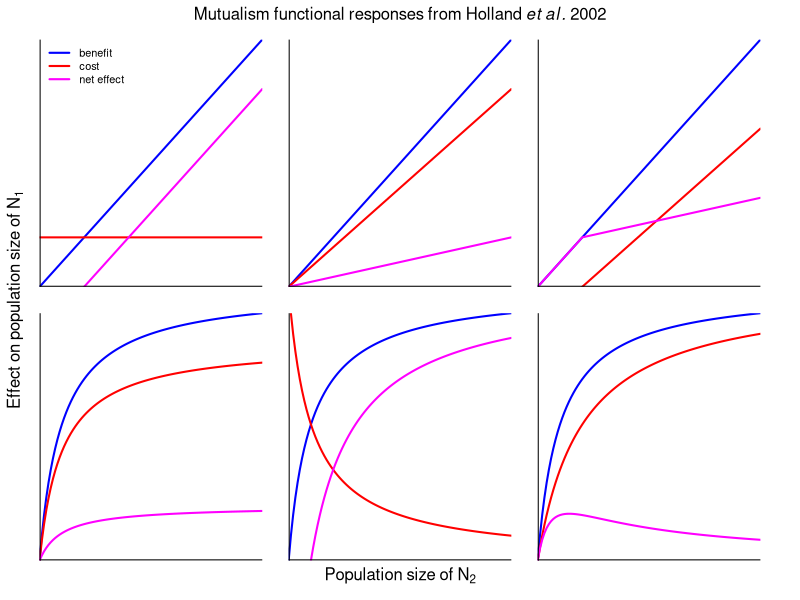

Recreate this plot in R.
# adapted from Holland et al., Ecology, 2002

#paramters
	alpha <- 1
	delta <-  -2
	beta <- -0.8
	epsilon <- 1 #slope of saturating functions
	zeta <- 2 #difference in slopes for the saturating curves

	min <- 0
	max <- 10


# functions
	linear <- function(N2 , alpha = 0 , beta = 0  , delta = 0){
		N1 <- alpha*N2 - (beta*N2 + delta)
	}

	saturate <- function(N2 , asymptote , slope){
		N1 <- (asymptote*N2)/(slope + N2)
	}

	hyperbolic <- function(N2 , asymptote , slope){
		N1 <- (asymptote)/(slope + N2)
	}


# figure
	# setwd("/Users/christophermoore/Desktop/")
	# pdf("MutFuncResp.pdf" , width = 6 , height = 4)
	par(mfrow = c(2,3) , mar = rep(1 , 4) , oma = rep(2 , 4)) # to mimic holland et al. 2002
	# A. NE lineraly increase with constant cost
	curve(linear(N2 = x , alpha = alpha) , from = min , to = max , xaxt = "n" , yaxt = "n" , xlab = "" , ylab = "" , lwd = 2 , col = "#0000FF" , yaxs = "i" , xaxs = "i" , frame = F)
	curve(linear(N2 = x , delta = delta) , from = min , to = max , add = T ,  lwd = 2 , col = "#FF0000")
	curve(linear(N2 = x , alpha = alpha)-linear(N2 = x , delta = delta) , from = min , to = max , xaxt = "n" , yaxt = "n" , xlab = "" , ylab = "" , lwd = 2 , col = "#FF00FF" , add = T)
	abline(v = 0 , h = 0 , col = "#000000" , lwd = 2)
	legend("topleft" , lwd = 2 , col = c("#0000FF" , "#FF0000" , "#FF00FF") , legend = c("benefit" , "cost" , "net effect") , bty = "n")

	# B. NE lineraly increase
	curve(linear(N2 = x , alpha = alpha) , from = min , to = max , xaxt = "n" , yaxt = "n" , xlab = "" , ylab = "" , lwd = 2 , col = "#0000FF" , yaxs = "i" , xaxs = "i" , frame = F)
	curve(linear(N2 = x , beta = beta) , from = min , to = max , add = T ,  lwd = 2 , col = "#FF0000")
	curve((linear(N2 = x , alpha = alpha)-linear(N2 = x , beta = beta)) , from = min , to = max , lwd = 2 , col = "#FF00FF" , add = T)
	abline(v = 0 , h = 0 , col = "#000000" , lwd = 2)

	# C. NE constant
	curve(linear(N2 = x , alpha = alpha) , from = min , to = max , xaxt = "n" , yaxt = "n" , xlab = "" , ylab = "" , lwd = 2 , col = "#0000FF" , yaxs = "i" , xaxs = "i" , frame = F)
	curve(linear(N2 = x + delta, beta = beta), from = min , to = max , add = T ,  lwd = 2 , col = "#FF0000")
	curve(linear(N2 = x , alpha = alpha)-ifelse(linear(N2 = x + delta, beta = beta) <0 , 0 , linear(N2 = x + delta, beta = beta)) , from = min , to = max , lwd = 2 , col = "#FF00FF" , add = T)
	abline(v = 0 , h = 0 , col = "#000000" , lwd = 2)

	# D. NE saturate
	curve(saturate(N2 = x , asymptote = alpha , slope = epsilon) , from = min , to = max , xaxt = "n" , yaxt = "n" , xlab = "" , ylab = "" , lwd = 2 , col = "#0000FF" , yaxs = "i" , xaxs = "i" , frame = F)
	curve(saturate(N2 = x , asymptote = -beta , slope = epsilon) , from = min , to = max , add = T ,  lwd = 2 , col = "#FF0000")
	curve(saturate(N2 = x , asymptote = alpha , slope = epsilon)-saturate(N2 = x , asymptote = -beta , slope = epsilon) , from = min , to = max , lwd = 2 , col = "#FF00FF" , add = T)
	abline(v = 0 , h = 0 , col = "#000000" , lwd = 2)

	# E. NE saturate + constant
	curve(saturate(N2 = x , asymptote = 1 , slope = epsilon) , from = min , to = max , xaxt = "n" , yaxt = "n" , xlab = "" , ylab = "" , lwd = 2 , col = "#0000FF" , yaxs = "i" , xaxs = "i" , frame = F)
	curve(hyperbolic(N2 = x, asymptote = 1 , slope = epsilon) , from = min , to = max , add = T ,  lwd = 2 , col = "#FF0000")
	curve(saturate(N2 = x, asymptote = 1 , slope = epsilon)-hyperbolic(N2 = x, asymptote = 1 , slope = epsilon) , from = min , to = max , lwd = 2 , col = "#FF00FF" , add = T)
	abline(v = 0 , h = 0 , col = "#000000" , lwd = 2)

	# F. NE unimodal
	curve(saturate(N2 = x , asymptote = 1 , slope = epsilon) , from = min , to = max , xaxt = "n" , yaxt = "n" , xlab = "" , ylab = "" , lwd = 2 , col = "#0000FF" , yaxs = "i" , xaxs = "i" , frame = F)
	curve(saturate(N2 = x, asymptote = 1 , slope = epsilon*zeta) , from = min , to = max , add = T ,  lwd = 2 , col = "#FF0000")
	curve(saturate(N2 = x, asymptote = 1 , slope = epsilon)-saturate(N2 = x, asymptote = 1 , slope = epsilon*zeta) , from = min , to = max , lwd = 2 , col = "#FF00FF" , add = T)
	abline(v = 0 , h = 0 , col = "#000000" , lwd = 2)

	# looking pretty
	mtext(expression(Population~size~of~N[2]) , side = 1 , outer = T)
	mtext(expression(Effect~on~population~size~of~N[1]) , side = 2 , outer = T)
	mtext(expression(Mutualism~functional~responses~from~Holland~italic(et~al.)~2002) , side = 3 , outer = T)
	# dev.off()
